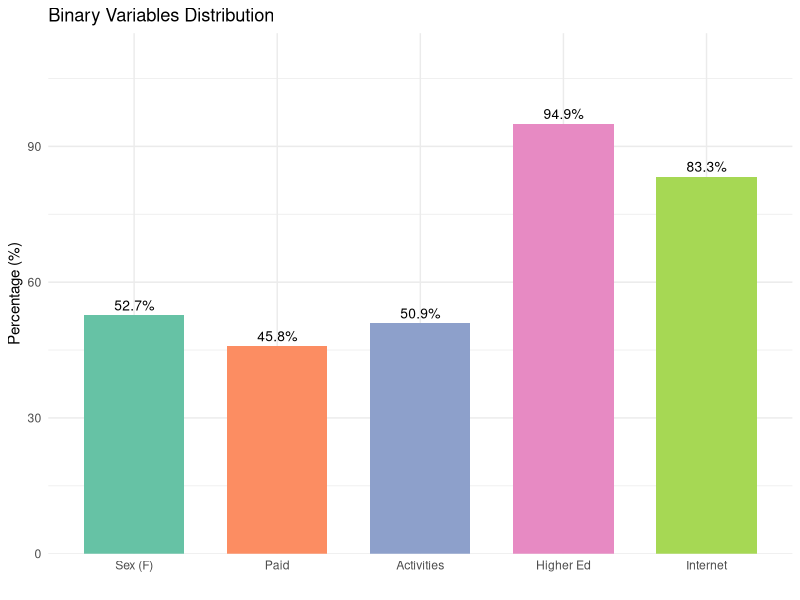
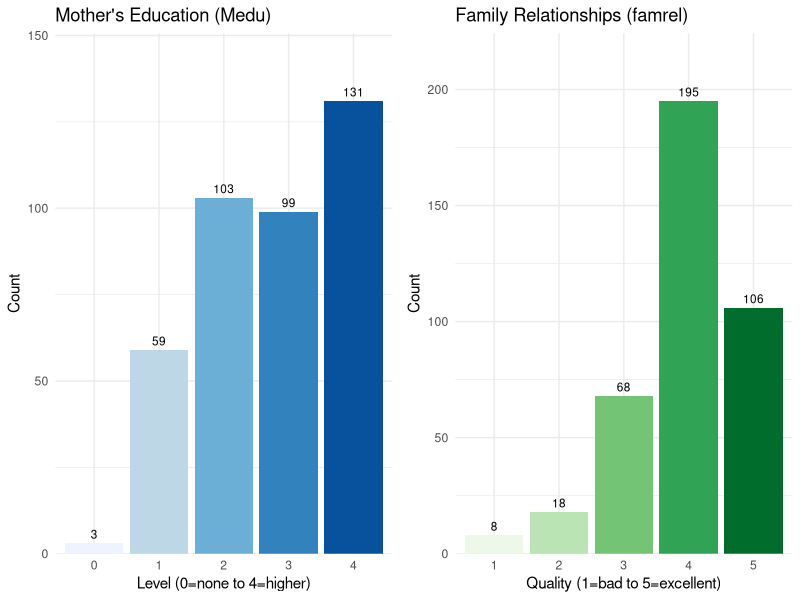
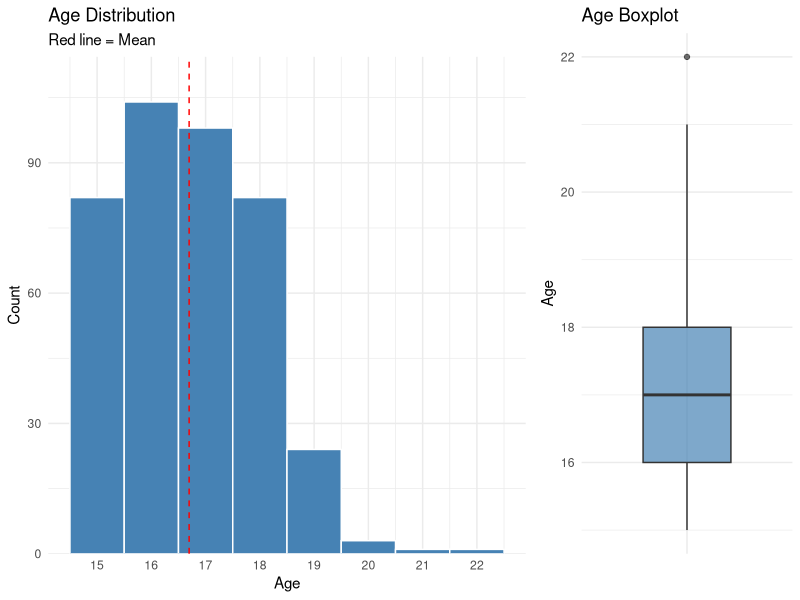
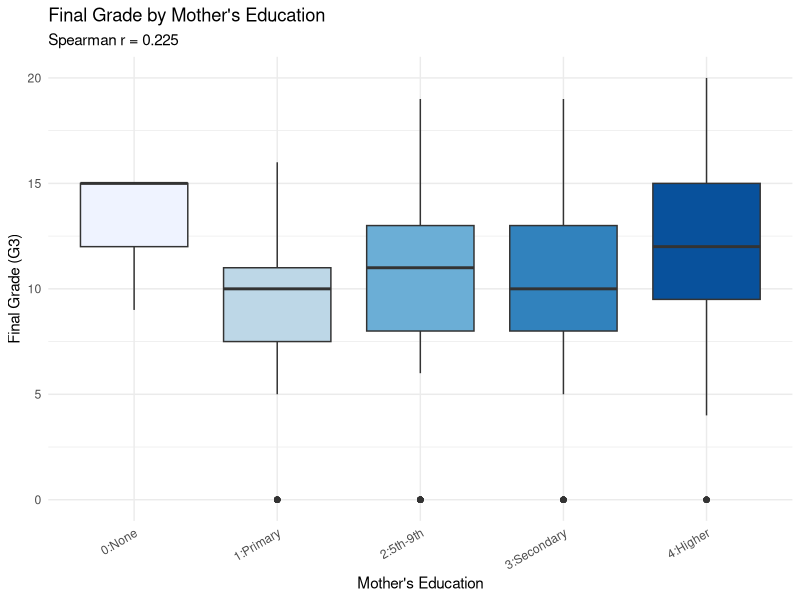

Reproduce these figures in R, in order.
## ---- chunk 1
knitr::opts_chunk$set(echo = FALSE, warning = FALSE, message = FALSE)
library(readr)
library(dplyr)
library(ggplot2)
library(knitr)
library(gridExtra)
## ---- chunk 2
data <- read_csv("student-mat-selected.csv")
cat("Dataset:", nrow(data), "rows x", ncol(data), "columns\n")
## ---- chunk 3
binary_summary <- data.frame(
  Variable = c("sex (F/M)", "paid", "activities", "higher", "internet"),
  Yes_n = c(sum(data$sex == "F"), sum(data$paid == "yes"), sum(data$activities == "yes"),
            sum(data$higher == "yes"), sum(data$internet == "yes")),
  Yes_pct = c(round(mean(data$sex == "F")*100,1), round(mean(data$paid == "yes")*100,1),
              round(mean(data$activities == "yes")*100,1), round(mean(data$higher == "yes")*100,1),
              round(mean(data$internet == "yes")*100,1)),
  No_n = c(sum(data$sex == "M"), sum(data$paid == "no"), sum(data$activities == "no"),
           sum(data$higher == "no"), sum(data$internet == "no")),
  Mode = c("F", "no", "yes", "yes", "yes")
)
kable(binary_summary, caption = "Binary Variables Summary", col.names = c("Variable", "Yes/F (n)", "Yes/F (%)", "No/M (n)", "Mode"))
## ---- chunk 4
binary_data <- data.frame(
  Variable = factor(c("Sex (F)", "Paid", "Activities", "Higher Ed", "Internet"),
                    levels = c("Sex (F)", "Paid", "Activities", "Higher Ed", "Internet")),
  Percentage = c(mean(data$sex == "F")*100, mean(data$paid == "yes")*100,
                 mean(data$activities == "yes")*100, mean(data$higher == "yes")*100,
                 mean(data$internet == "yes")*100)
)
ggplot(binary_data, aes(x = Variable, y = Percentage, fill = Variable)) +
  geom_bar(stat = "identity", width = 0.7) +
  geom_text(aes(label = paste0(round(Percentage, 1), "%")), vjust = -0.5, size = 3.5) +
  scale_y_continuous(expand = expansion(mult = c(0, 0.15)), limits = c(0, 100)) +
  scale_fill_brewer(palette = "Set2") +
  labs(title = "Binary Variables Distribution", x = "", y = "Percentage (%)") +
  theme_minimal() + theme(legend.position = "none")
## ---- chunk 5
ordinal_summary <- data.frame(
  Variable = c("Medu (0-4)", "famrel (1-5)"),
  Mode = c(names(which.max(table(data$Medu))), names(which.max(table(data$famrel)))),
  Median = c(median(data$Medu), median(data$famrel)),
  Distribution = c("3>59, 103>99>131 (skewed to higher)", "4>195, 5>86 (mostly good)")
)
kable(ordinal_summary, caption = "Ordinal Variables Summary")
## ---- chunk 6
p1 <- ggplot(data, aes(x = factor(Medu), fill = factor(Medu))) +
  geom_bar() + geom_text(stat = "count", aes(label = ..count..), vjust = -0.5, size = 3) +
  scale_fill_brewer(palette = "Blues") +
  scale_x_discrete(labels = c("0", "1", "2", "3", "4")) +
  scale_y_continuous(expand = expansion(mult = c(0, 0.15))) +
  labs(title = "Mother's Education (Medu)", x = "Level (0=none to 4=higher)", y = "Count") +
  theme_minimal() + theme(legend.position = "none")

p2 <- ggplot(data, aes(x = factor(famrel), fill = factor(famrel))) +
  geom_bar() + geom_text(stat = "count", aes(label = ..count..), vjust = -0.5, size = 3) +
  scale_fill_brewer(palette = "Greens") +
  scale_x_discrete(labels = c("1", "2", "3", "4", "5")) +
  scale_y_continuous(expand = expansion(mult = c(0, 0.15))) +
  labs(title = "Family Relationships (famrel)", x = "Quality (1=bad to 5=excellent)", y = "Count") +
  theme_minimal() + theme(legend.position = "none")

grid.arrange(p1, p2, ncol = 2)
## ---- chunk 7
cat("Mean:", round(mean(data$age), 2), "| Median:", median(data$age), "| Mode:", names(which.max(table(data$age))),
    "| SD:", round(sd(data$age), 2), "| Range:", min(data$age), "-", max(data$age), "| IQR:", IQR(data$age), "\n")
## ---- chunk 8
p1 <- ggplot(data, aes(x = age)) +
  geom_histogram(binwidth = 1, fill = "steelblue", color = "white") +
  geom_vline(aes(xintercept = mean(age)), color = "red", linetype = "dashed") +
  labs(title = "Age Distribution", subtitle = "Red line = Mean", x = "Age", y = "Count") +
  scale_x_continuous(breaks = 15:22) +
  scale_y_continuous(expand = expansion(mult = c(0, 0.1))) +
  theme_minimal()

p2 <- ggplot(data, aes(x = "", y = age)) +
  geom_boxplot(fill = "steelblue", alpha = 0.7, width = 0.5) +
  labs(title = "Age Boxplot", x = "", y = "Age") +
  theme_minimal()

print(grid.arrange(p1, p2, ncol = 2, widths = c(2, 1)))
## ---- chunk 9
bivariate_stats <- data %>% group_by(Medu) %>%
  summarise(n = n(), Mean_G3 = round(mean(G3), 2), SD = round(sd(G3), 2), .groups = "drop")
kable(bivariate_stats, caption = "Final Grade (G3) Statistics by Mother's Education Level")

spearman_cor <- cor(data$Medu, data$G3, method = "spearman")
cat("Spearman r =", round(spearman_cor, 3), "\n")
## ---- chunk 10
ggplot(data, aes(x = factor(Medu), y = G3, fill = factor(Medu))) +
  geom_boxplot() +
  scale_fill_brewer(palette = "Blues") +
  scale_x_discrete(labels = c("0:None", "1:Primary", "2:5th-9th", "3:Secondary", "4:Higher")) +
  labs(title = "Final Grade by Mother's Education", subtitle = paste("Spearman r =", round(spearman_cor, 3)),
       x = "Mother's Education", y = "Final Grade (G3)") +
  theme_minimal() + theme(legend.position = "none", axis.text.x = element_text(angle = 30, hjust = 1))
